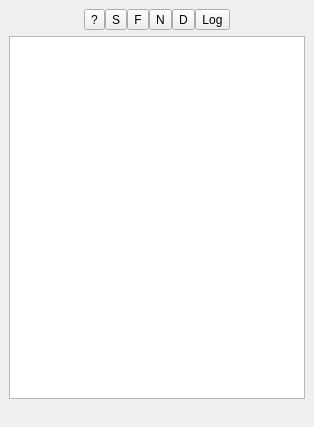
<?xml version="1.0" encoding="UTF-8"?>
<ui version="4.0">
 <class>TaskWindow</class>
 <widget class="QMainWindow" name="TaskWindow">
  <property name="geometry">
   <rect>
    <x>0</x>
    <y>0</y>
    <width>314</width>
    <height>427</height>
   </rect>
  </property>
  <property name="windowTitle">
   <string notr="true">cchelper</string>
  </property>
  <widget class="QWidget" name="centralwidget">
   <layout class="QVBoxLayout" name="verticalLayout">
    <item>
     <layout class="QHBoxLayout" name="horizontalLayout_2">
      <property name="spacing">
       <number>0</number>
      </property>
      <item>
       <spacer name="horizontalSpacer">
        <property name="orientation">
         <enum>Qt::Horizontal</enum>
        </property>
        <property name="sizeHint" stdset="0">
         <size>
          <width>40</width>
          <height>20</height>
         </size>
        </property>
       </spacer>
      </item>
      <item>
       <widget class="QToolButton" name="F1Button">
        <property name="text">
         <string>?</string>
        </property>
       </widget>
      </item>
      <item>
       <widget class="QToolButton" name="settingButton">
        <property name="text">
         <string>S</string>
        </property>
       </widget>
      </item>
      <item>
       <widget class="QToolButton" name="findButton">
        <property name="text">
         <string>F</string>
        </property>
       </widget>
      </item>
      <item>
       <widget class="QToolButton" name="newButton">
        <property name="text">
         <string>N</string>
        </property>
       </widget>
      </item>
      <item>
       <widget class="QToolButton" name="delButton">
        <property name="text">
         <string>D</string>
        </property>
       </widget>
      </item>
      <item>
       <widget class="QToolButton" name="logButton">
        <property name="text">
         <string>Log</string>
        </property>
       </widget>
      </item>
      <item>
       <spacer name="horizontalSpacer_2">
        <property name="orientation">
         <enum>Qt::Horizontal</enum>
        </property>
        <property name="sizeHint" stdset="0">
         <size>
          <width>40</width>
          <height>20</height>
         </size>
        </property>
       </spacer>
      </item>
     </layout>
    </item>
    <item>
     <widget class="QListView" name="view">
      <property name="alternatingRowColors">
       <bool>true</bool>
      </property>
      <property name="isWrapping" stdset="0">
       <bool>true</bool>
      </property>
      <property name="wordWrap">
       <bool>true</bool>
      </property>
     </widget>
    </item>
   </layout>
  </widget>
  <widget class="QStatusBar" name="statusbar">
   <property name="sizeGripEnabled">
    <bool>false</bool>
   </property>
  </widget>
 </widget>
 <resources/>
 <connections/>
</ui>
